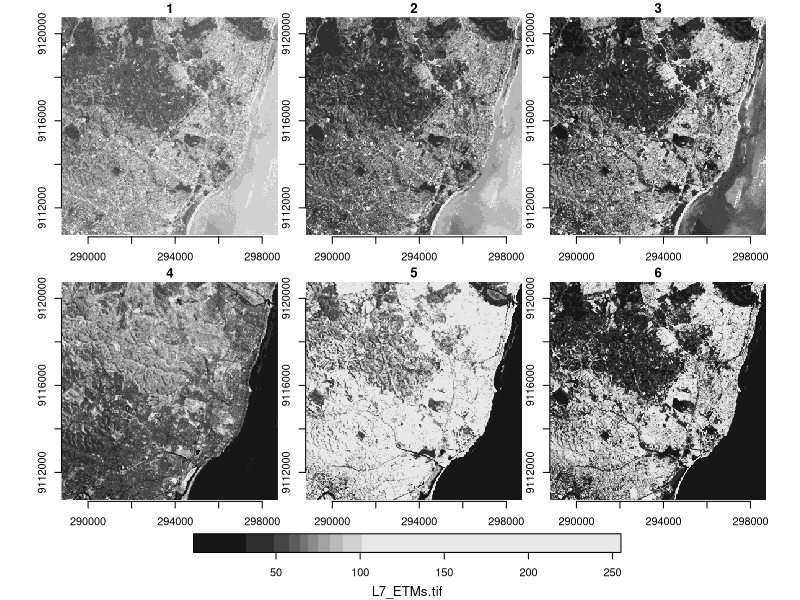
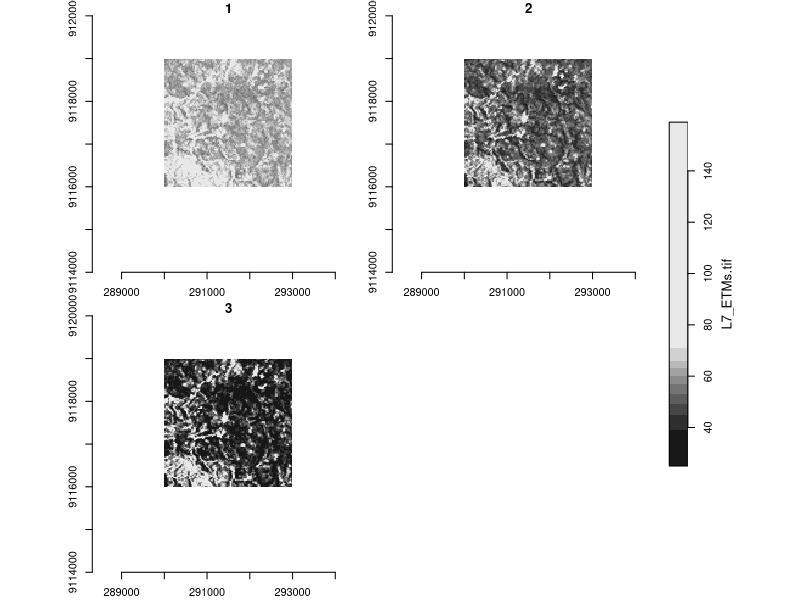
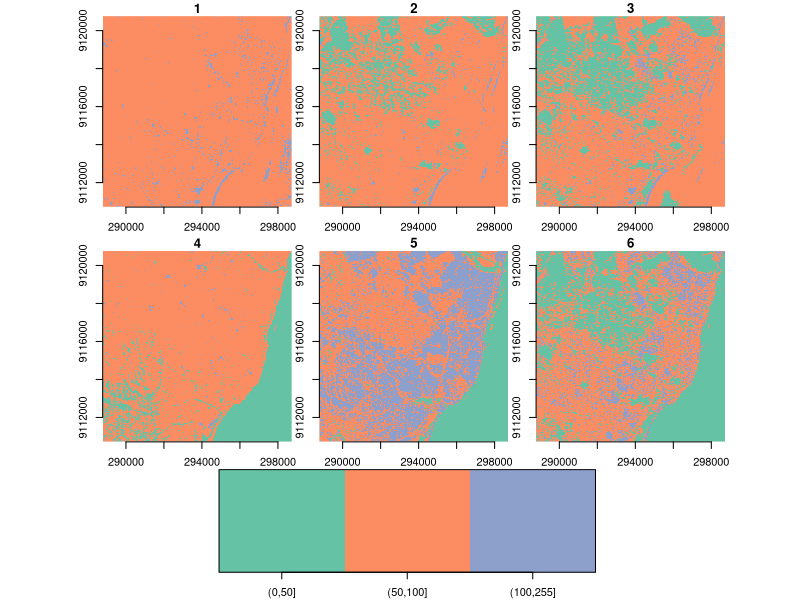
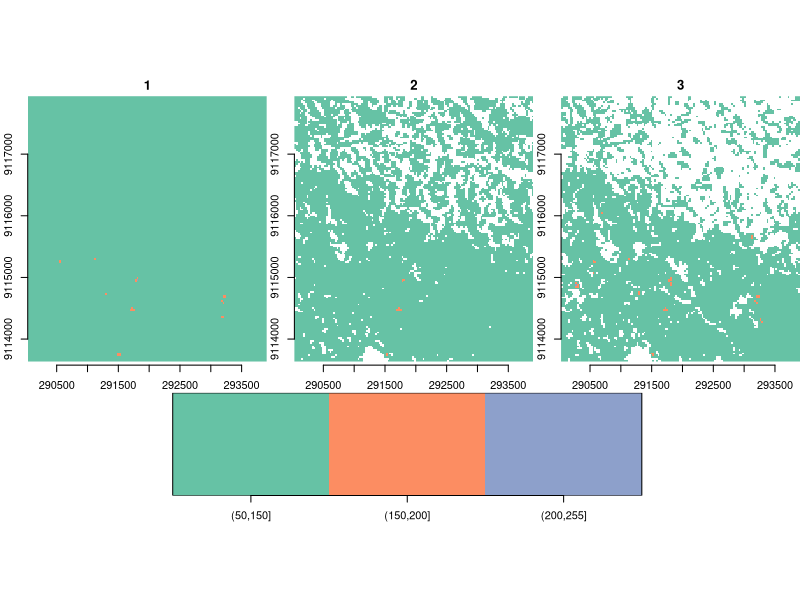
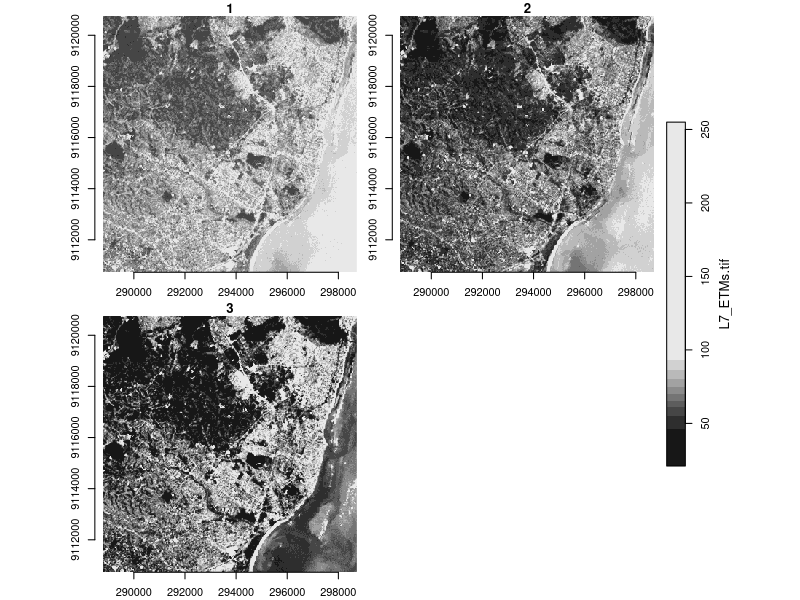
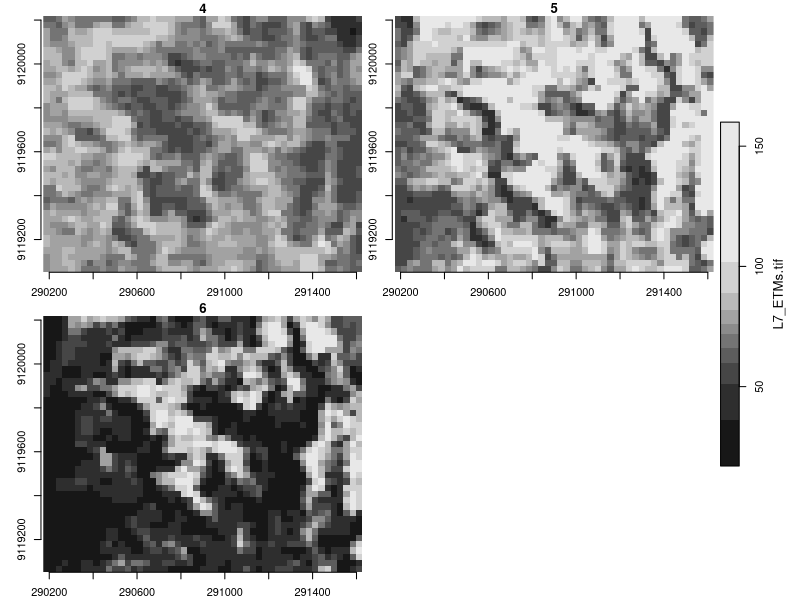

Write the R code that produced these figures, in order.
## ---- chunk 1
knitr::opts_chunk$set(echo = TRUE)
## ---- chunk 2
library(stars)
## ---- chunk 3
tif = system.file("tif/L7_ETMs.tif", package = "stars")# creacion del camino del archivo como objeto texto

img = read_stars(tif) # lectura del archivo

plot(img, axes = T) # visualizer las 6 bandas
## ---- chunk 4
# 1
pt1 = st_point(c(290000, 9119000))
pt2 = st_point(c(293000, 9119000))
pt3 = st_point(c(293000, 9116000))
pt4 = st_point(c(290000, 9116000))
pt5 = st_point(c(290000, 9119000)) # punto de cierre, igual al pt1
# 2
pol <-st_polygon(list(rbind(pt1, pt2, pt3, pt4, pt5)))
# 3
pol <- st_sfc(pol, crs = st_crs(img))
## ---- chunk 5
p <- st_crop(img[, , , 1:3], pol)

plot(p, axes = T,
      xlim = c(289000, 294000),
      ylim = c(9114000, 9120000))
## ---- chunk 6
img_corte3 <- cut(img, c(0, 50, 100, 255))

plot(img_corte3, axes =T )
## ---- chunk 7
img_corte3 <- cut(img[1 ,45:180 , 100:250 , 1:3], c(50, 150, 200, 255))

plot(img_corte3, axes =T )
## ---- chunk 8
library(dplyr)
img_s1  <-   img %>% slice("band", 1:3)

plot(img_s1, axes = T)
## ---- chunk 9
img_s2 <- img        %>% 
  slice("x", 50:100) %>% 
  slice("y", 20:60)  %>% 
  slice("band", 4:6)

plot(img_s2, axes = T)
